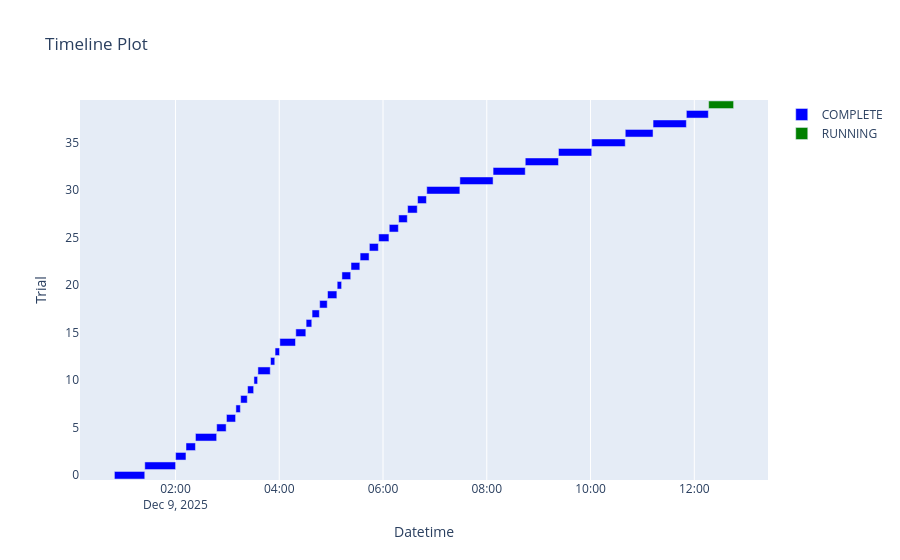

Write notebook code for a chart like this one.
### Code cell
plot_timeline(study)

### Figure 1 — Plotly figure (JSON) as saved in the notebook; plotly's stock layout.template omitted (floating-point values rounded to 4 significant figures)
{"data": [{"base": ["2025-12-09T00:49:23.119699", "2025-12-09T01:24:30.775792", "2025-12-09T02:00:10.058318", "2025-12-09T02:12:09.020114", "2025-12-09T02:23:07.770069", "2025-12-09T02:47:39.095046", "2025-12-09T02:58:58.262710", "2025-12-09T03:09:52.497767", "2025-12-09T03:15:23.971711", "2025-12-09T03:23:23.883527", "2025-12-09T03:30:45.437254", "2025-12-09T03:35:19.965150", "2025-12-09T03:49:56.301620", "2025-12-09T03:55:10.982671", "2025-12-09T04:00:42.183059", "2025-12-09T04:19:09.450874", "2025-12-09T04:31:05.844221", "2025-12-09T04:37:58.709222", "2025-12-09T04:46:45.279793", "2025-12-09T04:55:51.540190", "2025-12-09T05:07:00.703895", "2025-12-09T05:12:29.502019", "2025-12-09T05:23:01.162450", "2025-12-09T05:33:32.531198", "2025-12-09T05:44:15.262473", "2025-12-09T05:54:58.812905", "2025-12-09T06:07:12.992776", "2025-12-09T06:18:07.235469", "2025-12-09T06:28:27.568858", "2025-12-09T06:39:58.440439", "2025-12-09T06:50:34.896276", "2025-12-09T07:28:54.354488", "2025-12-09T08:07:19.007310", "2025-12-09T08:44:30.752696", "2025-12-09T09:22:55.461630", "2025-12-09T10:01:24.181207", "2025-12-09T10:40:09.737288", "2025-12-09T11:12:18.198751", "2025-12-09T11:50:49.174662"], "hovertemplate": "%{text}<extra>COMPLETE</extra>", "marker": {"color": "blue"}, "name": "COMPLETE", "orientation": "h", "text": ["{<br>  \"number\": 0,<br>  \"values\": [<br>    0.12129639089107513<br>  ],<br>  \"params\": {<br>    \"backbone\": \"prithvi_eo_v2_600_tl\",<br>    \"batch_size\": 8,<br>    \"decoder_channels\": 512,<br>    \"lr\": 0.00041917115166952007,<br>    \"weight_decay\": 0.1595857358814127,<br>    \"head_dropout\": 0.010292247147901223,<br>    \"optimizer\": \"AdamW\",<br>    \"use_scheduler\": false,<br>    \"use_class_weights\": false,<br>    \"weight_scale\": 1.1479175279631737,<br>    \"freeze_backbone\": false<br>  }<br>}", "{<br>  \"number\": 1,<br>  \"values\": [<br>    0.573955774307251<br>  ],<br>  \"params\": {<br>    \"backbone\": \"prithvi_eo_v2_600_tl\",<br>    \"batch_size\": 32,<br>    \"decoder_channels\": 512,<br>    \"lr\": 1.3346527038305929e-05,<br>    \"weight_decay\": 0.10769622478263129,<br>    \"head_dropout\": 0.08526206184364576,<br>    \"optimizer\": \"Adam\",<br>    \"use_scheduler\": true,<br>    \"use_class_weights\": false,<br>    \"weight_scale\": 1.1602287406094018,<br>    \"freeze_backbone\": false<br>  }<br>}", "{<br>  \"number\": 2,<br>  \"values\": [<br>    0.11841987818479538<br>  ],<br>  \"params\": {<br>    \"backbone\": \"prithvi_eo_v2_600_tl\",<br>    \"batch_size\": 16,<br>    \"decoder_channels\": 256,<br>    \"lr\": 0.004138851334163268,<br>    \"weight_decay\": 0.20745667656752517,<br>    \"head_dropout\": 0.46974947078209456,<br>    \"optimizer\": \"Adam\",<br>    \"use_scheduler\": false,<br>    \"use_class_weights\": false,<br>    \"weight_scale\": 1.083015934534223,<br>    \"freeze_backbone\": false<br>  }<br>}", "{<br>  \"number\": 3,<br>  \"values\": [<br>    0.5222628116607666<br>  ],<br>  \"params\": {<br>    \"backbone\": \"prithvi_eo_v2_300_tl\",<br>    \"batch_size\": 32,<br>    \"decoder_channels\": 256,<br>    \"lr\": 3.4381725121151744e-05,<br>    \"weight_decay\": 0.010218376758008088,<br>    \"head_dropout\": 0.4077307142274171,<br>    \"optimizer\": \"Adam\",<br>    \"use_scheduler\": false,<br>    \"use_class_weights\": false,<br>    \"weight_scale\": 1.4349471902413369,<br>    \"freeze_backbone\": true<br>  }<br>}", "{<br>  \"number\": 4,<br>  \"values\": [<br>    0.45129114389419556<br>  ],<br>  \"params\": {<br>    \"backbone\": \"prithvi_eo_v2_600_tl\",<br>    \"batch_size\": 32,<br>    \"decoder_channels\": 512,<br>    \"lr\": 0.0011306704080979888,<br>    \"weight_decay\": 0.08986552644007194,<br>    \"head_dropout\": 0.3854835899772805,<br>    \"optimizer\": \"SGD\",<br>    \"use_scheduler\": false,<br>    \"use_class_weights\": false,<br>    \"weight_scale\": 0.97153397161449,<br>    \"freeze_backbone\": false<br>  }<br>}", "{<br>  \"number\": 5,<br>  \"values\": [<br>    0.0<br>  ],<br>  \"params\": {<br>    \"backbone\": \"prithvi_eo_v2_600_tl\",<br>    \"batch_size\": 8,<br>    \"decoder_channels\": 512,<br>    \"lr\": 0.0015173740912703608,<br>    \"weight_decay\": 0.1191609571377583,<br>    \"head_dropout\": 0.43573029509385885,<br>    \"optimizer\": \"Adam\",<br>    \"use_scheduler\": false,<br>    \"use_class_weights\": true,<br>    \"weight_scale\": 0.6650778867915151,<br>    \"freeze_backbone\": false<br>  }<br>}", "{<br>  \"number\": 6,<br>  \"values\": [<br>    0.0<br>  ],<br>  \"params\": {<br>    \"backbone\": \"prithvi_eo_v2_600_tl\",<br>    \"batch_size\": 16,<br>    \"decoder_channels\": 512,<br>    \"lr\": 0.003506590142868786,<br>    \"weight_decay\": 0.035408871584750555,<br>    \"head_dropout\": 0.25939531087168305,<br>    \"optimizer\": \"Adam\",<br>    \"use_scheduler\": true,<br>    \"use_class_weights\": true,<br>    \"weight_scale\": 0.9272607415662014,<br>    \"freeze_backbone\": false<br>  }<br>}", "{<br>  \"number\": 7,<br>  \"values\": [<br>    0.0<br>  ],<br>  \"params\": {<br>    \"backbone\": \"prithvi_eo_v2_300_tl\",<br>    \"batch_size\": 16,<br>    \"decoder_channels\": 512,<br>    \"lr\": 4.5009057333500464e-05,<br>    \"weight_decay\": 0.13865582968261486,<br>    \"head_dropout\": 0.3808098076643588,<br>    \"optimizer\": \"SGD\",<br>    \"use_scheduler\": false,<br>    \"use_class_weights\": true,<br>    \"weight_scale\": 1.752953743383857,<br>    \"freeze_backbone\": true<br>  }<br>}", "{<br>  \"number\": 8,<br>  \"values\": [<br>    0.0<br>  ],<br>  \"params\": {<br>    \"backbone\": \"prithvi_eo_v2_600_tl\",<br>    \"batch_size\": 8,<br>    \"decoder_channels\": 256,<br>    \"lr\": 0.0007325212536639256,<br>    \"weight_decay\": 0.04539957141179767,<br>    \"head_dropout\": 0.46836499436836726,<br>    \"optimizer\": \"SGD\",<br>    \"use_scheduler\": true,<br>    \"use_class_weights\": false,<br>    \"weight_scale\": 1.7258333003018238,<br>    \"freeze_backbone\": true<br>  }<br>}", "{<br>  \"number\": 9,<br>  \"values\": [<br>    0.0<br>  ],<br>  \"params\": {<br>    \"backbone\": \"prithvi_eo_v2_300_tl\",<br>    \"batch_size\": 16,<br>    \"decoder_channels\": 512,<br>    \"lr\": 0.0026379932636004812,<br>    \"weight_decay\": 0.32146465264678453,<br>    \"head_dropout\": 0.38993777292881193,<br>    \"optimizer\": \"AdamW\",<br>    \"use_scheduler\": true,<br>    \"use_class_weights\": false,<br>    \"weight_scale\": 1.4952526536620838,<br>    \"freeze_backbone\": false<br>  }<br>}", "{<br>  \"number\": 10,<br>  \"values\": [<br>    0.0<br>  ],<br>  \"params\": {<br>    \"backbone\": \"prithvi_eo_v2_300_tl\",<br>    \"batch_size\": 32,<br>    \"decoder_channels\": 128,<br>    \"lr\": 1.118094634796075e-05,<br>    \"weight_decay\": 0.43453519274744695,<br>    \"head_dropout\": 0.01936259998059145,<br>    \"optimizer\": \"Adam\",<br>    \"use_scheduler\": true,<br>    \"use_class_weights\": true,<br>    \"weight_scale\": 0.518466754347406,<br>    \"freeze_backbone\": true<br>  }<br>}", "{<br>  \"number\": 11,<br>  \"values\": [<br>    0.0<br>  ],<br>  \"params\": {<br>    \"backbone\": \"prithvi_eo_v2_300_tl\",<br>    \"batch_size\": 32,<br>    \"decoder_channels\": 256,<br>    \"lr\": 5.10343496088175e-05,<br>    \"weight_decay\": 0.010815851413847683,<br>    \"head_dropout\": 0.13309636226775867,<br>    \"optimizer\": \"Adam\",<br>    \"use_scheduler\": true,<br>    \"use_class_weights\": false,<br>    \"weight_scale\": 1.402965039888299,<br>    \"freeze_backbone\": true<br>  }<br>}", "{<br>  \"number\": 12,<br>  \"values\": [<br>    0.0<br>  ],<br>  \"params\": {<br>    \"backbone\": \"prithvi_eo_v2_300_tl\",<br>    \"batch_size\": 32,<br>    \"decoder_channels\": 128,<br>    \"lr\": 1.2321037971630439e-05,<br>    \"weight_decay\": 0.010231136613013921,<br>    \"head_dropout\": 0.2562346113041994,<br>    \"optimizer\": \"Adam\",<br>    \"use_scheduler\": true,<br>    \"use_class_weights\": false,<br>    \"weight_scale\": 1.394536842204793,<br>    \"freeze_backbone\": true<br>  }<br>}", "{<br>  \"number\": 13,<br>  \"values\": [<br>    0.0<br>  ],<br>  \"params\": {<br>    \"backbone\": \"prithvi_eo_v2_300_tl\",<br>    \"batch_size\": 32,<br>    \"decoder_channels\": 256,<br>    \"lr\": 5.9855574394009e-05,<br>    \"weight_decay\": 0.02306556087280316,<br>    \"head_dropout\": 0.16202536214129795,<br>    \"optimizer\": \"Adam\",<br>    \"use_scheduler\": false,<br>    \"use_class_weights\": false,<br>    \"weight_scale\": 1.556425198810641,<br>    \"freeze_backbone\": true<br>  }<br>}", "{<br>  \"number\": 14,<br>  \"values\": [<br>    0.0<br>  ],<br>  \"params\": {<br>    \"backbone\": \"prithvi_eo_v2_600_tl\",<br>    \"batch_size\": 32,<br>    \"decoder_channels\": 256,<br>    \"lr\": 2.4977860013662883e-05,<br>    \"weight_decay\": 0.06132144503210697,<br>    \"head_dropout\": 0.1272105724774145,<br>    \"optimizer\": \"Adam\",<br>    \"use_scheduler\": false,<br>    \"use_class_weights\": false,<br>    \"weight_scale\": 1.965899698392617,<br>    \"freeze_backbone\": false<br>  }<br>}", "{<br>  \"number\": 15,<br>  \"values\": [<br>    0.0<br>  ],<br>  \"params\": {<br>    \"backbone\": \"prithvi_eo_v2_300_tl\",<br>    \"batch_size\": 32,<br>    \"decoder_channels\": 128,<br>    \"lr\": 0.0001941946707535072,<br>    \"weight_decay\": 0.020462918834835253,<br>    \"head_dropout\": 0.32857265216378073,<br>    \"optimizer\": \"AdamW\",<br>    \"use_scheduler\": true,<br>    \"use_class_weights\": false,<br>    \"weight_scale\": 0.8335195353516914,<br>    \"freeze_backbone\": true<br>  }<br>}", "{<br>  \"number\": 16,<br>  \"values\": [<br>    0.0<br>  ],<br>  \"params\": {<br>    \"backbone\": \"prithvi_eo_v2_600_tl\",<br>    \"batch_size\": 32,<br>    \"decoder_channels\": 256,<br>    \"lr\": 0.00011446964950771402,<br>    \"weight_decay\": 0.06618813549882338,<br>    \"head_dropout\": 0.06900620887939482,<br>    \"optimizer\": \"Adam\",<br>    \"use_scheduler\": false,<br>    \"use_class_weights\": false,<br>    \"weight_scale\": 1.288690757300528,<br>    \"freeze_backbone\": true<br>  }<br>}", "{<br>  \"number\": 17,<br>  \"values\": [<br>    0.0<br>  ],<br>  \"params\": {<br>    \"backbone\": \"prithvi_eo_v2_300_tl\",<br>    \"batch_size\": 32,<br>    \"decoder_channels\": 256,<br>    \"lr\": 2.23393516335678e-05,<br>    \"weight_decay\": 0.022974029677979374,<br>    \"head_dropout\": 0.18973028109067683,<br>    \"optimizer\": \"Adam\",<br>    \"use_scheduler\": true,<br>    \"use_class_weights\": false,<br>    \"weight_scale\": 1.2317590243438072,<br>    \"freeze_backbone\": false<br>  }<br>}", "{<br>  \"number\": 18,<br>  \"values\": [<br>    0.0<br>  ],<br>  \"params\": {<br>    \"backbone\": \"prithvi_eo_v2_300_tl\",<br>    \"batch_size\": 32,<br>    \"decoder_channels\": 512,<br>    \"lr\": 0.00011053515666551402,<br>    \"weight_decay\": 0.2333326596857208,<br>    \"head_dropout\": 0.30294233014065375,<br>    \"optimizer\": \"AdamW\",<br>    \"use_scheduler\": false,<br>    \"use_class_weights\": true,<br>    \"weight_scale\": 1.660003911923529,<br>    \"freeze_backbone\": true<br>  }<br>}", "{<br>  \"number\": 19,<br>  \"values\": [<br>    0.0<br>  ],<br>  \"params\": {<br>    \"backbone\": \"prithvi_eo_v2_600_tl\",<br>    \"batch_size\": 8,<br>    \"decoder_channels\": 128,<br>    \"lr\": 2.1678401885653227e-05,<br>    \"weight_decay\": 0.039183753660176734,<br>    \"head_dropout\": 0.2035870249124567,<br>    \"optimizer\": \"SGD\",<br>    \"use_scheduler\": true,<br>    \"use_class_weights\": false,<br>    \"weight_scale\": 1.9157987030464319,<br>    \"freeze_backbone\": false<br>  }<br>}", "{<br>  \"number\": 20,<br>  \"values\": [<br>    0.0<br>  ],<br>  \"params\": {<br>    \"backbone\": \"prithvi_eo_v2_300_tl\",<br>    \"batch_size\": 32,<br>    \"decoder_channels\": 512,<br>    \"lr\": 3.2484177974442796e-05,<br>    \"weight_decay\": 0.09936314336512823,<br>    \"head_dropout\": 0.08223528139368916,<br>    \"optimizer\": \"Adam\",<br>    \"use_scheduler\": false,<br>    \"use_class_weights\": false,<br>    \"weight_scale\": 1.302027462649905,<br>    \"freeze_backbone\": true<br>  }<br>}", "{<br>  \"number\": 21,<br>  \"values\": [<br>    0.0<br>  ],<br>  \"params\": {<br>    \"backbone\": \"prithvi_eo_v2_600_tl\",<br>    \"batch_size\": 32,<br>    \"decoder_channels\": 512,<br>    \"lr\": 0.0010139064580589035,<br>    \"weight_decay\": 0.07932623645107714,<br>    \"head_dropout\": 0.376197982860254,<br>    \"optimizer\": \"SGD\",<br>    \"use_scheduler\": false,<br>    \"use_class_weights\": false,<br>    \"weight_scale\": 0.9647488765001704,<br>    \"freeze_backbone\": false<br>  }<br>}", "{<br>  \"number\": 22,<br>  \"values\": [<br>    0.0<br>  ],<br>  \"params\": {<br>    \"backbone\": \"prithvi_eo_v2_600_tl\",<br>    \"batch_size\": 32,<br>    \"decoder_channels\": 512,<br>    \"lr\": 0.00031488734914090696,<br>    \"weight_decay\": 0.09022173332755935,<br>    \"head_dropout\": 0.3099682712380808,<br>    \"optimizer\": \"SGD\",<br>    \"use_scheduler\": false,<br>    \"use_class_weights\": false,<br>    \"weight_scale\": 1.0638756902367987,<br>    \"freeze_backbone\": false<br>  }<br>}", "{<br>  \"number\": 23,<br>  \"values\": [<br>    0.0<br>  ],<br>  \"params\": {<br>    \"backbone\": \"prithvi_eo_v2_600_tl\",<br>    \"batch_size\": 32,<br>    \"decoder_channels\": 512,<br>    \"lr\": 0.00011060130809393981,<br>    \"weight_decay\": 0.05492476796591759,<br>    \"head_dropout\": 0.42133922396538726,<br>    \"optimizer\": \"SGD\",<br>    \"use_scheduler\": false,<br>    \"use_class_weights\": false,<br>    \"weight_scale\": 0.7952642769632051,<br>    \"freeze_backbone\": false<br>  }<br>}", "{<br>  \"number\": 24,<br>  \"values\": [<br>    0.0<br>  ],<br>  \"params\": {<br>    \"backbone\": \"prithvi_eo_v2_600_tl\",<br>    \"batch_size\": 32,<br>    \"decoder_channels\": 512,<br>    \"lr\": 1.4441955347380748e-05,<br>    \"weight_decay\": 0.17856731705023357,<br>    \"head_dropout\": 0.34524622047959247,<br>    \"optimizer\": \"SGD\",<br>    \"use_scheduler\": false,<br>    \"use_class_weights\": false,<br>    \"weight_scale\": 1.1732977661878314,<br>    \"freeze_backbone\": false<br>  }<br>}", "{<br>  \"number\": 25,<br>  \"values\": [<br>    0.0<br>  ],<br>  \"params\": {<br>    \"backbone\": \"prithvi_eo_v2_600_tl\",<br>    \"batch_size\": 32,<br>    \"decoder_channels\": 256,<br>    \"lr\": 0.0005153390047305161,<br>    \"weight_decay\": 0.015339621759076676,<br>    \"head_dropout\": 0.4219901068971036,<br>    \"optimizer\": \"SGD\",<br>    \"use_scheduler\": false,<br>    \"use_class_weights\": false,<br>    \"weight_scale\": 0.9577539075436732,<br>    \"freeze_backbone\": false<br>  }<br>}", "{<br>  \"number\": 26,<br>  \"values\": [<br>    0.0<br>  ],<br>  \"params\": {<br>    \"backbone\": \"prithvi_eo_v2_600_tl\",<br>    \"batch_size\": 32,<br>    \"decoder_channels\": 512,<br>    \"lr\": 0.00018732655941458288,<br>    \"weight_decay\": 0.031844868196312714,<br>    \"head_dropout\": 0.4944879902995813,<br>    \"optimizer\": \"Adam\",<br>    \"use_scheduler\": true,<br>    \"use_class_weights\": true,<br>    \"weight_scale\": 1.3860026455718808,<br>    \"freeze_backbone\": false<br>  }<br>}", "{<br>  \"number\": 27,<br>  \"values\": [<br>    0.0<br>  ],<br>  \"params\": {<br>    \"backbone\": \"prithvi_eo_v2_600_tl\",<br>    \"batch_size\": 32,<br>    \"decoder_channels\": 512,<br>    \"lr\": 0.0019267079791992292,<br>    \"weight_decay\": 0.10777314208355745,<br>    \"head_dropout\": 0.2832642479597706,<br>    \"optimizer\": \"SGD\",<br>    \"use_scheduler\": false,<br>    \"use_class_weights\": false,<br>    \"weight_scale\": 0.739069368168118,<br>    \"freeze_backbone\": false<br>  }<br>}", "{<br>  \"number\": 28,<br>  \"values\": [<br>    0.0<br>  ],<br>  \"params\": {<br>    \"backbone\": \"prithvi_eo_v2_300_tl\",<br>    \"batch_size\": 8,<br>    \"decoder_channels\": 128,<br>    \"lr\": 1.740424305524522e-05,<br>    \"weight_decay\": 0.05320845311945322,<br>    \"head_dropout\": 0.2144634243877174,<br>    \"optimizer\": \"AdamW\",<br>    \"use_scheduler\": true,<br>    \"use_class_weights\": false,<br>    \"weight_scale\": 1.0439843212570006,<br>    \"freeze_backbone\": true<br>  }<br>}", "{<br>  \"number\": 29,<br>  \"values\": [<br>    0.0<br>  ],<br>  \"params\": {<br>    \"backbone\": \"prithvi_eo_v2_600_tl\",<br>    \"batch_size\": 16,<br>    \"decoder_channels\": 256,<br>    \"lr\": 7.376060300541398e-05,<br>    \"weight_decay\": 0.14028906464234886,<br>    \"head_dropout\": 0.017052598027561025,<br>    \"optimizer\": \"Adam\",<br>    \"use_scheduler\": false,<br>    \"use_class_weights\": false,<br>    \"weight_scale\": 1.1740163899916414,<br>    \"freeze_backbone\": false<br>  }<br>}", "{<br>  \"number\": 30,<br>  \"values\": [<br>    0.6059972047805786<br>  ],<br>  \"params\": {<br>    \"backbone\": \"prithvi_eo_v2_600_tl\",<br>    \"batch_size\": 8,<br>    \"decoder_channels\": 512,<br>    \"lr\": 3.336468892627142e-05,<br>    \"weight_decay\": 0.07812632833949165,<br>    \"head_dropout\": 0.35359467749394413,<br>    \"optimizer\": \"AdamW\",<br>    \"use_scheduler\": false,<br>    \"use_class_weights\": false,<br>    \"weight_scale\": 1.5438302081566446,<br>    \"freeze_backbone\": false<br>  }<br>}", "{<br>  \"number\": 31,<br>  \"values\": [<br>    0.604312539100647<br>  ],<br>  \"params\": {<br>    \"backbone\": \"prithvi_eo_v2_600_tl\",<br>    \"batch_size\": 8,<br>    \"decoder_channels\": 512,<br>    \"lr\": 3.207071477211416e-05,<br>    \"weight_decay\": 0.07807859050482678,<br>    \"head_dropout\": 0.35118353284849263,<br>    \"optimizer\": \"AdamW\",<br>    \"use_scheduler\": false,<br>    \"use_class_weights\": false,<br>    \"weight_scale\": 1.5595708579519956,<br>    \"freeze_backbone\": false<br>  }<br>}", "{<br>  \"number\": 32,<br>  \"values\": [<br>    0.5855634212493896<br>  ],<br>  \"params\": {<br>    \"backbone\": \"prithvi_eo_v2_600_tl\",<br>    \"batch_size\": 8,<br>    \"decoder_channels\": 512,<br>    \"lr\": 3.333134888614198e-05,<br>    \"weight_decay\": 0.2592002811617609,<br>    \"head_dropout\": 0.34758415052912767,<br>    \"optimizer\": \"AdamW\",<br>    \"use_scheduler\": false,<br>    \"use_class_weights\": false,<br>    \"weight_scale\": 1.563005807842232,<br>    \"freeze_backbone\": false<br>  }<br>}", "{<br>  \"number\": 33,<br>  \"values\": [<br>    0.585539698600769<br>  ],<br>  \"params\": {<br>    \"backbone\": \"prithvi_eo_v2_600_tl\",<br>    \"batch_size\": 8,<br>    \"decoder_channels\": 512,<br>    \"lr\": 3.255181688548643e-05,<br>    \"weight_decay\": 0.2531623572870574,<br>    \"head_dropout\": 0.3426133345752787,<br>    \"optimizer\": \"AdamW\",<br>    \"use_scheduler\": false,<br>    \"use_class_weights\": false,<br>    \"weight_scale\": 1.6130709970932526,<br>    \"freeze_backbone\": false<br>  }<br>}", "{<br>  \"number\": 34,<br>  \"values\": [<br>    0.6001344919204712<br>  ],<br>  \"params\": {<br>    \"backbone\": \"prithvi_eo_v2_600_tl\",<br>    \"batch_size\": 8,<br>    \"decoder_channels\": 512,<br>    \"lr\": 3.527314247652674e-05,<br>    \"weight_decay\": 0.25599349280218664,<br>    \"head_dropout\": 0.34969958355136466,<br>    \"optimizer\": \"AdamW\",<br>    \"use_scheduler\": false,<br>    \"use_class_weights\": false,<br>    \"weight_scale\": 1.6174379816454514,<br>    \"freeze_backbone\": false<br>  }<br>}", "{<br>  \"number\": 35,<br>  \"values\": [<br>    0.5790331363677979<br>  ],<br>  \"params\": {<br>    \"backbone\": \"prithvi_eo_v2_600_tl\",<br>    \"batch_size\": 8,<br>    \"decoder_channels\": 512,<br>    \"lr\": 8.091854624942324e-05,<br>    \"weight_decay\": 0.43565659875441415,<br>    \"head_dropout\": 0.3535892370770867,<br>    \"optimizer\": \"AdamW\",<br>    \"use_scheduler\": false,<br>    \"use_class_weights\": false,<br>    \"weight_scale\": 1.8344404322808898,<br>    \"freeze_backbone\": false<br>  }<br>}", "{<br>  \"number\": 36,<br>  \"values\": [<br>    0.5957443714141846<br>  ],<br>  \"params\": {<br>    \"backbone\": \"prithvi_eo_v2_600_tl\",<br>    \"batch_size\": 8,<br>    \"decoder_channels\": 512,<br>    \"lr\": 4.055250617915316e-05,<br>    \"weight_decay\": 0.2925188533070977,<br>    \"head_dropout\": 0.29588572825255044,<br>    \"optimizer\": \"AdamW\",<br>    \"use_scheduler\": false,<br>    \"use_class_weights\": false,<br>    \"weight_scale\": 1.5281202293250387,<br>    \"freeze_backbone\": false<br>  }<br>}", "{<br>  \"number\": 37,<br>  \"values\": [<br>    0.6053849458694458<br>  ],<br>  \"params\": {<br>    \"backbone\": \"prithvi_eo_v2_600_tl\",<br>    \"batch_size\": 8,<br>    \"decoder_channels\": 512,<br>    \"lr\": 4.5524837762773867e-05,<br>    \"weight_decay\": 0.17984566451760878,<br>    \"head_dropout\": 0.27993291075792437,<br>    \"optimizer\": \"AdamW\",<br>    \"use_scheduler\": false,<br>    \"use_class_weights\": false,<br>    \"weight_scale\": 1.776032869755717,<br>    \"freeze_backbone\": false<br>  }<br>}", "{<br>  \"number\": 38,<br>  \"values\": [<br>    0.0<br>  ],<br>  \"params\": {<br>    \"backbone\": \"prithvi_eo_v2_600_tl\",<br>    \"batch_size\": 8,<br>    \"decoder_channels\": 512,<br>    \"lr\": 7.034304704504641e-05,<br>    \"weight_decay\": 0.18017368448838778,<br>    \"head_dropout\": 0.23317262965202823,<br>    \"optimizer\": \"AdamW\",<br>    \"use_scheduler\": false,<br>    \"use_class_weights\": true,<br>    \"weight_scale\": 1.810359295354401,<br>    \"freeze_backbone\": false<br>  }<br>}"], "textposition": "none", "type": "bar", "x": [2107000.0, 2139000.0, 718700.0, 658500.0, 1471000.0, 658800.0, 633900.0, 311200.0, 459600.0, 421200.0, 254200.0, 856000.0, 294400.0, 310900.0, 1087000.0, 696100.0, 392500.0, 506200.0, 525900.0, 648800.0, 308500.0, 611300.0, 611000.0, 622400.0, 623200.0, 713900.0, 633900.0, 600000.0, 670600.0, 616100.0, 2299000.0, 2304000.0, 2231000.0, 2304000.0, 2308000.0, 2325000.0, 1928000.0, 2311000.0, 1526000.0], "y": [0, 1, 2, 3, 4, 5, 6, 7, 8, 9, 10, 11, 12, 13, 14, 15, 16, 17, 18, 19, 20, 21, 22, 23, 24, 25, 26, 27, 28, 29, 30, 31, 32, 33, 34, 35, 36, 37, 38]}, {"base": ["2025-12-09T12:16:35.410222"], "hovertemplate": "%{text}<extra>RUNNING</extra>", "marker": {"color": "green"}, "name": "RUNNING", "orientation": "h", "text": ["{<br>  \"number\": 39,<br>  \"values\": null,<br>  \"params\": {<br>    \"backbone\": \"prithvi_eo_v2_600_tl\",<br>    \"batch_size\": 8,<br>    \"decoder_channels\": 512,<br>    \"lr\": 1.984935541431957e-05,<br>    \"weight_decay\": 0.1329461845100813,<br>    \"head_dropout\": 0.27444399338601794,<br>    \"optimizer\": \"AdamW\",<br>    \"use_scheduler\": false,<br>    \"use_class_weights\": false,<br>    \"weight_scale\": 1.6954780471391284,<br>    \"freeze_backbone\": false<br>  }<br>}"], "textposition": "none", "type": "bar", "x": [1731000.0], "y": [39]}], "layout": {"autosize": true, "showlegend": true, "title": {"text": "Timeline Plot"}, "xaxis": {"autorange": true, "range": ["2025-12-09 00:09:36.2528", "2025-12-09 13:25:13.5913"], "title": {"text": "Datetime"}, "type": "date"}, "yaxis": {"autorange": true, "range": [-0.5, 39.5], "title": {"text": "Trial"}, "type": "linear"}}}
